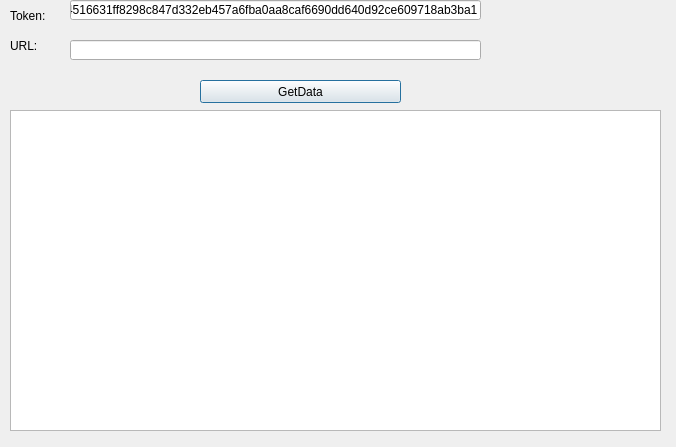
<?xml version="1.0" encoding="UTF-8"?>
<ui version="4.0">
 <class>CUqerAccessDialog</class>
 <widget class="QDialog" name="CUqerAccessDialog">
  <property name="geometry">
   <rect>
    <x>0</x>
    <y>0</y>
    <width>676</width>
    <height>447</height>
   </rect>
  </property>
  <property name="windowTitle">
   <string>CUqerAccessDialog</string>
  </property>
  <widget class="QLineEdit" name="m_editToken">
   <property name="geometry">
    <rect>
     <x>70</x>
     <y>0</y>
     <width>411</width>
     <height>20</height>
    </rect>
   </property>
   <property name="text">
    <string>4516631ff8298c847d332eb457a6fba0aa8caf6690dd640d92ce609718ab3ba1</string>
   </property>
  </widget>
  <widget class="QLabel" name="m_labelToken">
   <property name="geometry">
    <rect>
     <x>10</x>
     <y>10</y>
     <width>54</width>
     <height>12</height>
    </rect>
   </property>
   <property name="text">
    <string>Token:</string>
   </property>
   <property name="buddy">
    <cstring>m_editToken</cstring>
   </property>
  </widget>
  <widget class="QLabel" name="m_labelUrl">
   <property name="geometry">
    <rect>
     <x>10</x>
     <y>40</y>
     <width>54</width>
     <height>12</height>
    </rect>
   </property>
   <property name="text">
    <string>URL:</string>
   </property>
   <property name="buddy">
    <cstring>m_editURL</cstring>
   </property>
  </widget>
  <widget class="QLineEdit" name="m_editURL">
   <property name="geometry">
    <rect>
     <x>70</x>
     <y>40</y>
     <width>411</width>
     <height>20</height>
    </rect>
   </property>
  </widget>
  <widget class="QTextEdit" name="m_editReply">
   <property name="geometry">
    <rect>
     <x>10</x>
     <y>110</y>
     <width>651</width>
     <height>321</height>
    </rect>
   </property>
   <property name="sizePolicy">
    <sizepolicy hsizetype="Maximum" vsizetype="Maximum">
     <horstretch>0</horstretch>
     <verstretch>0</verstretch>
    </sizepolicy>
   </property>
  </widget>
  <widget class="QPushButton" name="m_btnGetData">
   <property name="geometry">
    <rect>
     <x>200</x>
     <y>80</y>
     <width>201</width>
     <height>23</height>
    </rect>
   </property>
   <property name="text">
    <string>GetData</string>
   </property>
  </widget>
 </widget>
 <layoutdefault spacing="6" margin="11"/>
 <resources/>
 <connections>
  <connection>
   <sender>m_btnGetData</sender>
   <signal>clicked()</signal>
   <receiver>CUqerAccessDialog</receiver>
   <slot>slot_BtnGetDate()</slot>
   <hints>
    <hint type="sourcelabel">
     <x>331</x>
     <y>87</y>
    </hint>
    <hint type="destinationlabel">
     <x>484</x>
     <y>95</y>
    </hint>
   </hints>
  </connection>
 </connections>
 <slots>
  <slot>slot_BtnGetDate()</slot>
 </slots>
</ui>
